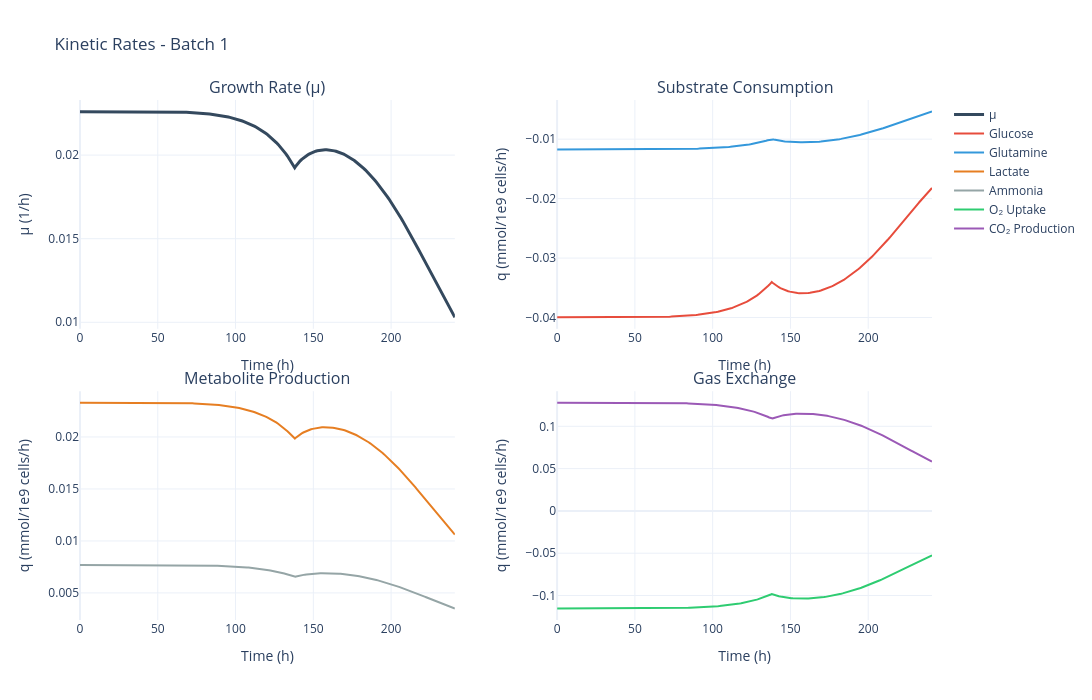

Source (notebook cell):
### Code cell
# Specific rates (mu, q_Glc, q_Gln, q_Lac, q_O2, etc.)
fig = data.plot_kinetic_rates(batch_number=BATCH_NUMBER)
fig.show()

### Figure 1 — Plotly figure (JSON) as saved in the notebook; plotly's stock layout.template omitted (floating-point values rounded to 4 significant figures; data arrays with more than 128 entries replaced by an {"elided": "..."} marker saying what was removed)
{"data": [{"line": {"color": "#34495E", "width": 3}, "mode": "lines", "name": "μ", "type": "scatter", "x": {"elided": "275 float values"}, "xaxis": "x", "y": {"elided": "275 float values"}, "yaxis": "y"}, {"line": {"color": "#E74C3C", "width": 2}, "mode": "lines", "name": "Glucose", "type": "scatter", "x": {"elided": "275 float values"}, "xaxis": "x2", "y": {"elided": "275 float values"}, "yaxis": "y2"}, {"line": {"color": "#3498DB", "width": 2}, "mode": "lines", "name": "Glutamine", "type": "scatter", "x": {"elided": "275 float values"}, "xaxis": "x2", "y": {"elided": "275 float values"}, "yaxis": "y2"}, {"line": {"color": "#E67E22", "width": 2}, "mode": "lines", "name": "Lactate", "type": "scatter", "x": {"elided": "275 float values"}, "xaxis": "x3", "y": {"elided": "275 float values"}, "yaxis": "y3"}, {"line": {"color": "#95A5A6", "width": 2}, "mode": "lines", "name": "Ammonia", "type": "scatter", "x": {"elided": "275 float values"}, "xaxis": "x3", "y": {"elided": "275 float values"}, "yaxis": "y3"}, {"line": {"color": "#2ECC71", "width": 2}, "mode": "lines", "name": "O₂ Uptake", "type": "scatter", "x": {"elided": "275 float values"}, "xaxis": "x4", "y": {"elided": "275 float values"}, "yaxis": "y4"}, {"line": {"color": "#9B59B6", "width": 2}, "mode": "lines", "name": "CO₂ Production", "type": "scatter", "x": {"elided": "275 float values"}, "xaxis": "x4", "y": {"elided": "275 float values"}, "yaxis": "y4"}], "layout": {"annotations": [{"font": {"size": 16}, "showarrow": false, "text": "Growth Rate (μ)", "x": 0.22, "xanchor": "center", "xref": "paper", "y": 1, "yanchor": "bottom", "yref": "paper"}, {"font": {"size": 16}, "showarrow": false, "text": "Substrate Consumption", "x": 0.78, "xanchor": "center", "xref": "paper", "y": 1, "yanchor": "bottom", "yref": "paper"}, {"font": {"size": 16}, "showarrow": false, "text": "Metabolite Production", "x": 0.22, "xanchor": "center", "xref": "paper", "y": 0.44, "yanchor": "bottom", "yref": "paper"}, {"font": {"size": 16}, "showarrow": false, "text": "Gas Exchange", "x": 0.78, "xanchor": "center", "xref": "paper", "y": 0.44, "yanchor": "bottom", "yref": "paper"}], "height": 700, "hovermode": "x unified", "legend": {"x": 1.02, "xanchor": "left", "y": 1, "yanchor": "top"}, "showlegend": true, "title": {"text": "Kinetic Rates - Batch 1"}, "width": 1200, "xaxis": {"anchor": "y", "domain": [0, 0.44], "title": {"text": "Time (h)"}}, "xaxis2": {"anchor": "y2", "domain": [0.56, 1], "title": {"text": "Time (h)"}}, "xaxis3": {"anchor": "y3", "domain": [0, 0.44], "title": {"text": "Time (h)"}}, "xaxis4": {"anchor": "y4", "domain": [0.56, 1], "title": {"text": "Time (h)"}}, "yaxis": {"anchor": "x", "domain": [0.56, 1], "title": {"text": "μ (1/h)"}}, "yaxis2": {"anchor": "x2", "domain": [0.56, 1], "title": {"text": "q (mmol/1e9 cells/h)"}}, "yaxis3": {"anchor": "x3", "domain": [0, 0.44], "title": {"text": "q (mmol/1e9 cells/h)"}}, "yaxis4": {"anchor": "x4", "domain": [0, 0.44], "title": {"text": "q (mmol/1e9 cells/h)"}}}}
